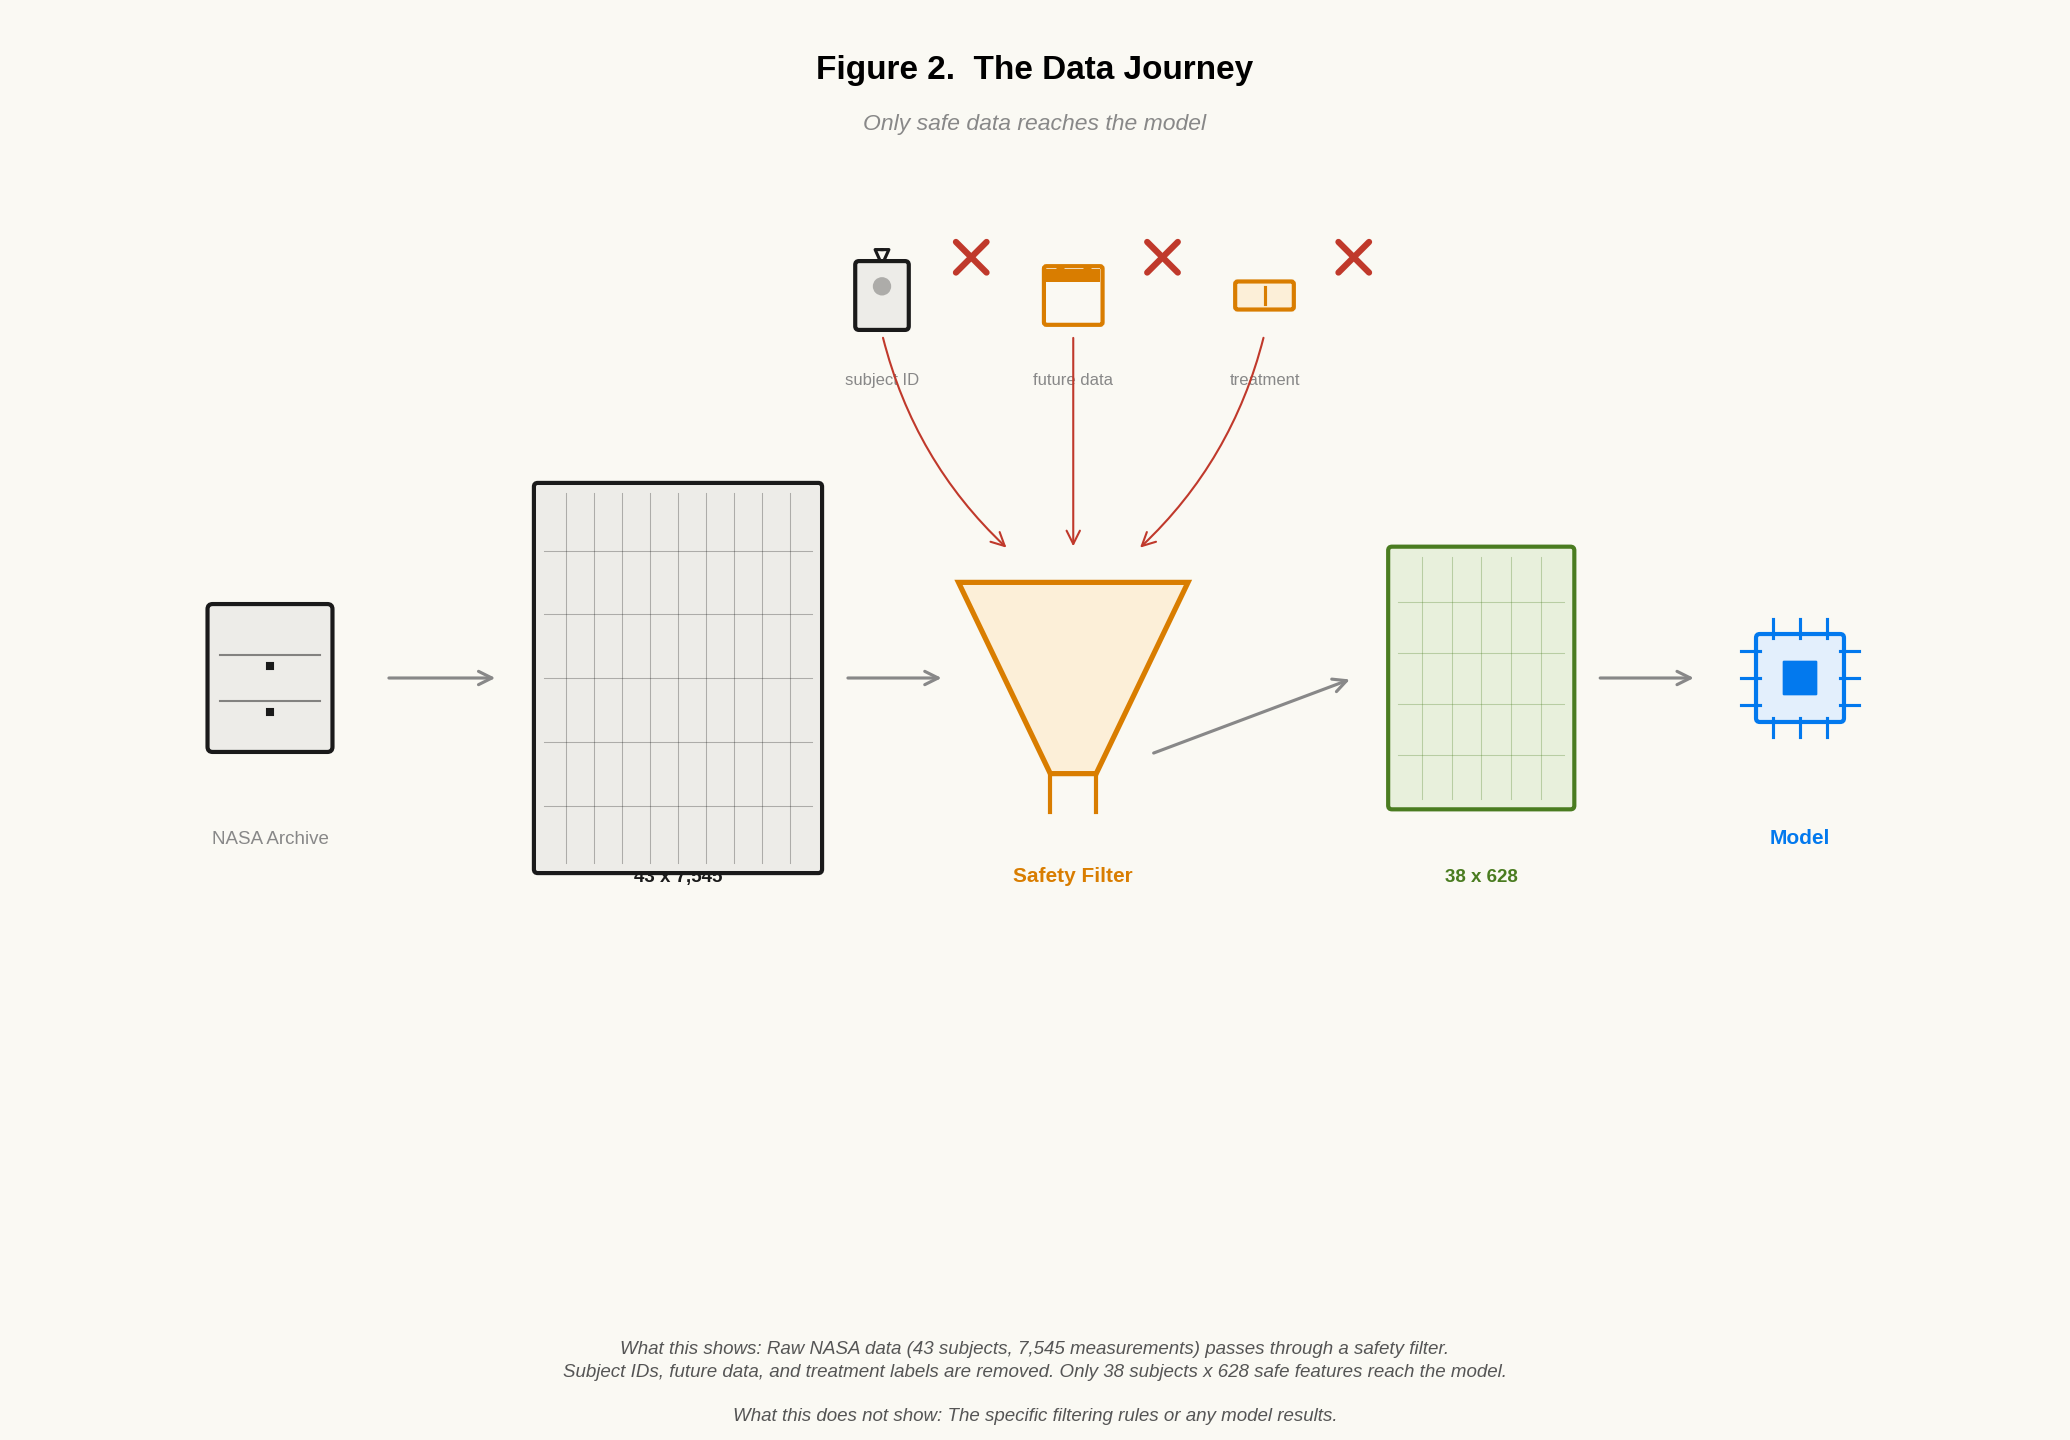

Write Python code to recreate this figure.
#!/usr/bin/env python3
"""Figure 2 — The Data Journey (icon-driven redesign)

Message: Only safe data reaches the model.
Left-to-right: archive -> big grid -> funnel (safety filter) -> small grid -> chip
"""
import matplotlib
matplotlib.use('Agg')
import matplotlib.pyplot as plt
from matplotlib.patches import FancyArrowPatch, FancyBboxPatch, Polygon
import os, sys
sys.path.insert(0, os.path.dirname(os.path.abspath(__file__)))
from icons import *

setup_font()
OUT = os.path.dirname(os.path.abspath(__file__))

fig, ax = plt.subplots(figsize=(16, 10), dpi=150)
ax.set_xlim(0, 16); ax.set_ylim(0, 10); ax.set_aspect('equal'); ax.axis('off')
fig.patch.set_facecolor(OFFWHT); ax.set_facecolor(OFFWHT)

def arrow(x1, y1, x2, y2, c=BLACK, lw=2, s='->', cs='arc3,rad=0'):
    ax.add_patch(FancyArrowPatch((x1, y1), (x2, y2), arrowstyle=s,
                 color=c, linewidth=lw, connectionstyle=cs, mutation_scale=16, zorder=3))

# ---- Inline helper: pill icon (treatment) ----
def draw_pill(ax, x, y, s, color=ORANGE, fc=ORANGE_LT):
    w, h = s*0.35, s*0.15
    rect = FancyBboxPatch((x-w/2, y-h/2), w, h, boxstyle='round,pad=0.02',
                          facecolor=fc, edgecolor=color, lw=2, zorder=4)
    ax.add_patch(rect)
    ax.plot([x, x], [y-h/2+0.02, y+h/2-0.02], color=color, lw=1.5, zorder=5)

# ---- Title ----
ax.text(8, 9.5, "Figure 2.  The Data Journey", ha='center', fontsize=16, fontweight='bold')
ax.text(8, 9.1, "Only safe data reaches the model", ha='center', fontsize=11, color=GRAY, style='italic')

# ---- Main flow (left to right at y=5) ----
flow_y = 4.8

# Archive (left)
draw_archive(ax, 2.0, flow_y, 1.8)
ax.text(2.0, 3.5, "NASA Archive", ha='center', fontsize=9, color=GRAY)

# Arrow to big grid
arrow(2.9, flow_y, 3.8, flow_y, c=GRAY, lw=1.5)

# Big grid (43 x 7,545) — wide
draw_grid(ax, 5.2, flow_y, w=2.2, h=3.0, color=BLACK, fc=GRAY_LT, rows=6, cols=10)
ax.text(5.2, 3.2, "43 x 7,545", ha='center', fontsize=9, fontweight='bold', color=BLACK)

# Arrow into funnel
arrow(6.5, flow_y, 7.3, flow_y, c=GRAY, lw=1.5)

# Funnel (center, large — visual anchor)
draw_funnel(ax, 8.3, flow_y, 3.0, color=ORANGE, fc=ORANGE_LT)
ax.text(8.3, 3.2, "Safety Filter", ha='center', fontsize=10, fontweight='bold', color=ORANGE)

# ---- 3 "removed" icons above funnel ----
removed_y = 7.8
# Subject ID (badge + X)
draw_badge(ax, 6.8, removed_y, 1.2, color=BLACK, fc=GRAY_LT)
draw_x(ax, 7.5, removed_y + 0.3, 0.8, color=RED)
ax.text(6.8, removed_y - 0.7, "subject ID", ha='center', fontsize=8, color=GRAY)

# Future data (calendar + X)
draw_calendar(ax, 8.3, removed_y, 1.2, color=ORANGE, fc=OFFWHT)
draw_x(ax, 9.0, removed_y + 0.3, 0.8, color=RED)
ax.text(8.3, removed_y - 0.7, "future data", ha='center', fontsize=8, color=GRAY)

# Treatment (pill + X)
draw_pill(ax, 9.8, removed_y, 1.2, color=ORANGE, fc=ORANGE_LT)
draw_x(ax, 10.5, removed_y + 0.3, 0.8, color=RED)
ax.text(9.8, removed_y - 0.7, "treatment", ha='center', fontsize=8, color=GRAY)

# Small downward arrows from removed icons to funnel top
arrow(6.8, removed_y - 0.3, 7.8, flow_y + 1.0, c=RED, lw=1, cs='arc3,rad=0.15')
arrow(8.3, removed_y - 0.3, 8.3, flow_y + 1.0, c=RED, lw=1)
arrow(9.8, removed_y - 0.3, 8.8, flow_y + 1.0, c=RED, lw=1, cs='arc3,rad=-0.15')

# Arrow from funnel to small grid
arrow(8.9, flow_y - 0.6, 10.5, flow_y, c=GRAY, lw=1.5)

# Small grid (38 x 628) — narrow
draw_grid(ax, 11.5, flow_y, w=1.4, h=2.0, color=GREEN, fc=GREEN_LT, rows=5, cols=6)
ax.text(11.5, 3.2, "38 x 628", ha='center', fontsize=9, fontweight='bold', color=GREEN)

# Arrow to chip
arrow(12.4, flow_y, 13.2, flow_y, c=GRAY, lw=1.5)

# Chip/model (right)
draw_chip(ax, 14.0, flow_y, 1.8, color=BLUE, fc=BLUE_LT)
ax.text(14.0, 3.5, "Model", ha='center', fontsize=10, fontweight='bold', color=BLUE)

# ---- Caption ----
caption = ("What this shows: Raw NASA data (43 subjects, 7,545 measurements) passes through a safety filter.\n"
           "Subject IDs, future data, and treatment labels are removed. Only 38 subjects x 628 safe features reach the model.\n\n"
           "What this does not show: The specific filtering rules or any model results.")
fig.text(0.5, 0.01, caption, ha='center', va='bottom', fontsize=9,
         color='#555', style='italic', linespacing=1.4)

plt.tight_layout(); plt.subplots_adjust(bottom=0.10, top=0.95)
fig.savefig(os.path.join(OUT, 'fig2_data_journey.png'), dpi=150, bbox_inches='tight', facecolor=OFFWHT)
fig.savefig(os.path.join(OUT, 'fig2_data_journey.svg'), format='svg', bbox_inches='tight', facecolor=OFFWHT)
plt.close(fig); print("Figure 2 saved.")
